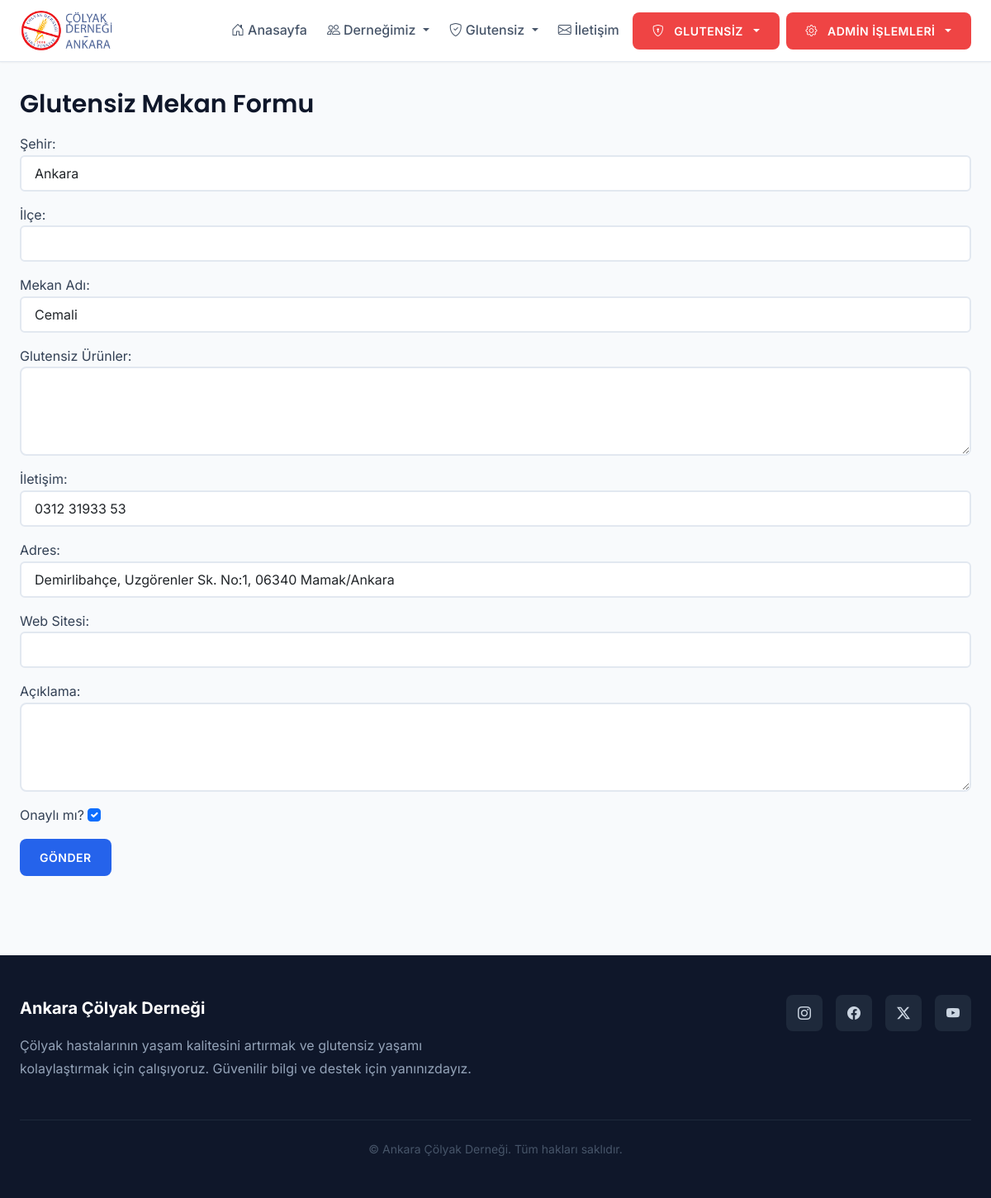
The app's page /users/admin/venues/4/update/ (signed in), older data.
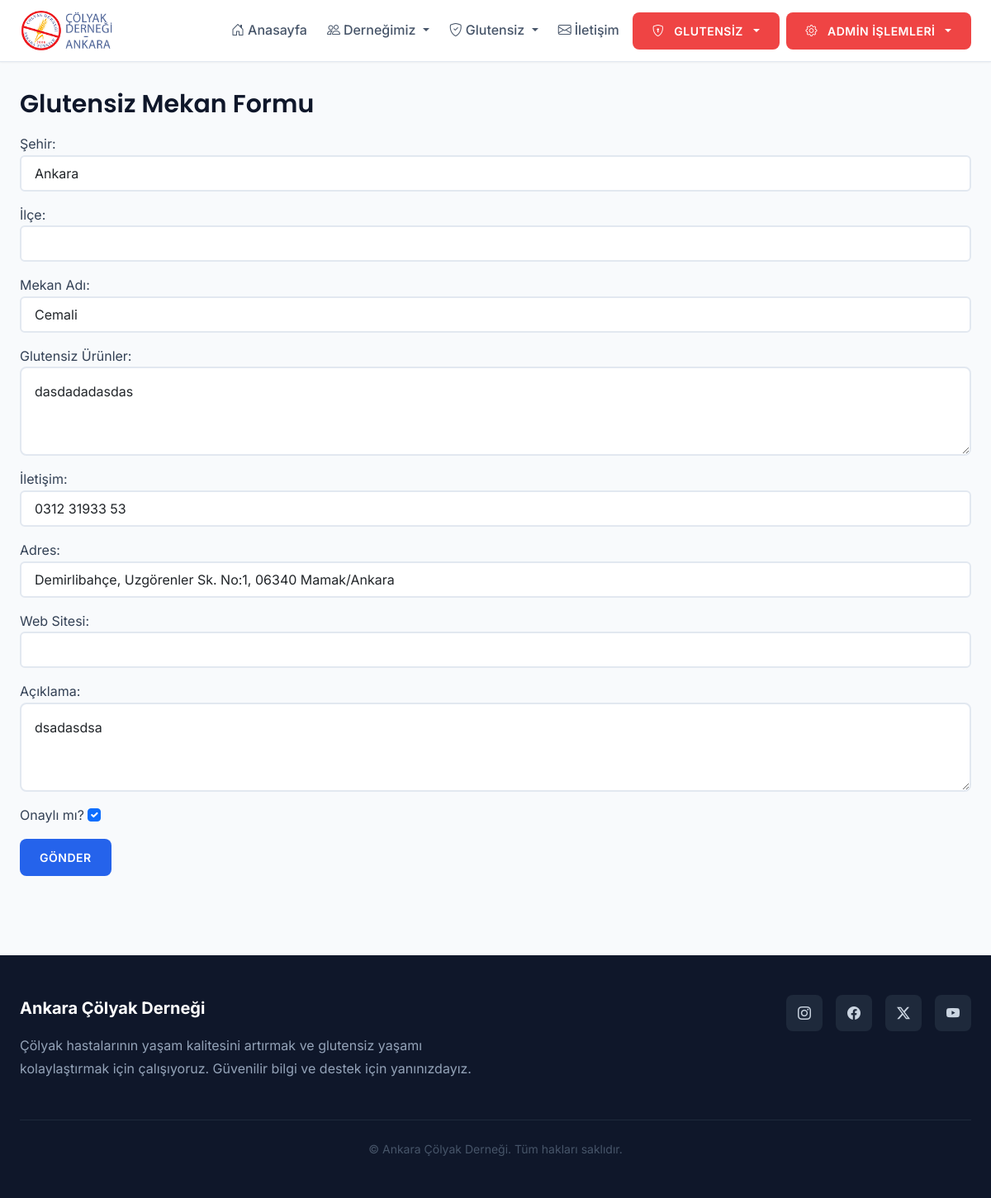
The same page, newer data.
### users/models.py (models this page shows, shortened)
class GlutenFreeVenue(models.Model):
    name = models.CharField(max_length=100, verbose_name="Mekan Adı")
    city = models.CharField(max_length=30, choices=TURKISH_CITIES, default='Ankara', verbose_name="Şehir")
    district = models.CharField(max_length=50, blank=True, null=True, verbose_name="İlçe")
    is_approved = models.BooleanField(default=False, verbose_name="Onaylı mı?")
    approved_at = models.DateTimeField(auto_now=True, verbose_name="Onay Tarihi")
    description = models.TextField(blank=True, null=True, verbose_name="Açıklama")
    contact = models.CharField(max_length=200, blank=True, null=True, verbose_name="İletişim")
    address = models.CharField(max_length=300, blank=True, null=True, verbose_name="Adres")
    website = models.URLField(blank=True, null=True, verbose_name="Web Sitesi")
    gluten_free_products = models.TextField(blank=True, null=True, verbose_name="Glutensiz Ürünler")
    added_by = models.ForeignKey('User', null=True, blank=True, on_delete=models.SET_NULL, related_name='added_%(class)s_items', verbose_name='Ekleyen')
    class Meta:
        verbose_name = "Glutensiz Mekan"
        verbose_name_plural = "Glutensiz Mekanlar"

### users/views.py (the view)
        def wrapper(request, *args, **kwargs):
            if not request.user.is_authenticated:
                return redirect('login')
            if request.user.is_superuser:
                return view_func(request, *args, **kwargs)
            if request.user.role == 'editor' and getattr(request.user, permission_field, False):
                return view_func(request, *args, **kwargs)
            messages.error(request, 'Bu sayfaya erişim yetkiniz bulunmamaktadır.')
            return redirect('home')

### users/views.py (called while the page is built)
def editor_permission_required(permission_field):
    def decorator(view_func):
        def wrapper(request, *args, **kwargs):
            if not request.user.is_authenticated:
                return redirect('login')
            if request.user.is_superuser:
                return view_func(request, *args, **kwargs)
            if request.user.role == 'editor' and getattr(request.user, permission_field, False):
                return view_func(request, *args, **kwargs)
            messages.error(request, 'Bu sayfaya erişim yetkiniz bulunmamaktadır.')
            return redirect('home')
        return wrapper
    return decorator

### templates/users/admin_venue_form.html (shortened to what this page needs)
{% extends 'base.html' %}
{% load static %}
{% block content %}
<h2>Glutensiz Mekan Formu</h2>
{% include 'partials/_forms.html' %}
{% endblock %}

### templates/partials/_forms.html (shortened to what this page needs)
{% if form %}
  <form method="post" class="needs-validation" novalidate id="main-form">
    {% if form.city %}
      <div class="mb-3" id="field-city">
        {{ form.city.label_tag }}
        {{ form.city }}
      </div>
    {% endif %}
    {% if form.district %}
      <div class="mb-3" id="field-district">
        {{ form.district.label_tag }}
        {{ form.district }}
      </div>
    {% endif %}
    {% for field in form %}
      {% if field.name != 'city' and field.name != 'district' and field.name != 'city_other' and field.name != 'district_other' %}
        <div class="mb-3" id="field-{{ field.name }}">
          {{ field.label_tag }}
          {% if field.name == 'brand' %}
            <div style="display: flex; gap: 4px; align-items: stretch;">
              <div style="flex: 1; min-width: 0;">{{ field }}</div>
              <button type="button" class="btn btn-outline-secondary" data-bs-toggle="modal" data-bs-target="#addBrandModal" title="Yeni Marka Ekle">+</button>
            </div>
          {% elif field.name == 'category' %}
            <div style="display: flex; gap: 4px; align-items: stretch;">
              <div style="flex: 1; min-width: 0;">{{ field }}</div>
              <button type="button" class="btn btn-outline-secondary" data-bs-toggle="modal" data-bs-target="#addCategoryModal" title="Yeni Kategori Ekle">+</button>
            </div>
          {% else %}
            {{ field }}
          {% endif %}
        </div>
      {% endif %}
    {% endfor %}
    <button type="submit" class="btn btn-primary">Gönder</button>
  </form>
{% else %}
  <div class="alert alert-warning">Form bulunamadı.</div>
{% endif %}

Row changes from the older to the newer data that the page shows:
changed GlutenFreeVenue "Ankara": gluten_free_products (not shown) → "dasdadadasdas"; description (not shown) → "dsadasdsa"
